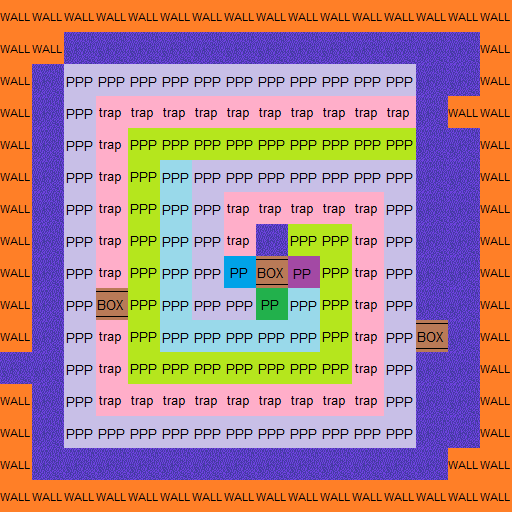

A level layout from a 2D game, rendered from its tile map. Below: a short description, then the map file with tile-grid data replaced by summaries:
An orthogonal 16x16 tile map with 32x32 px tiles, 3 tile layers (moquette, Calque de Tile 1, meta), 3 tilesets and 1 object (PlayerEntity).

<map version="1.0" orientation="orthogonal" width="16" height="16" tilewidth="32" tileheight="32" backgroundcolor="#000000">
 <tileset firstgid="1" name="min" tilewidth="32" tileheight="32">
  <image source="../tilesets/walls.png" width="256" height="192" />
 </tileset>
 <tileset firstgid="49" name="meta" tilewidth="32" tileheight="32">
  <image source="../tilesets/metaset2.png" width="128" height="96" />
  <tile id="0">
   <properties>
    <property name="type" value="wall" />
   </properties>
  </tile>
  <tile id="1">
   <properties>
    <property name="type" value="box" />
   </properties>
  </tile>
  <tile id="3">
   <properties>
    <property name="type" value="trap" />
   </properties>
  </tile>
  <tile id="4">
   <properties>
    <property name="type" value="pp1" />
   </properties>
  </tile>
  <tile id="5">
   <properties>
    <property name="type" value="pp2" />
   </properties>
  </tile>
  <tile id="6">
   <properties>
    <property name="type" value="pp3" />
   </properties>
  </tile>
  <tile id="8">
   <properties>
    <property name="type" value="ppp1" />
   </properties>
  </tile>
  <tile id="9">
   <properties>
    <property name="type" value="ppp2" />
   </properties>
  </tile>
  <tile id="10">
   <properties>
    <property name="type" value="ppp3" />
   </properties>
  </tile>
 </tileset>
 <tileset firstgid="61" name="moquette" tilewidth="32" tileheight="32">
  <image source="../tilesets/moquette.png" width="96" height="192" />
 </tileset>
 <layer name="moquette" width="16" height="16">
  <data>[256 cells, 256 non-empty, 1 distinct tile ids]</data>
 </layer>
 <layer name="Calque de Tile 1" width="16" height="16">
  <data>[256 cells, 62 non-empty, 14 distinct tile ids]</data>
 </layer>
 <layer name="meta" width="16" height="16">
  <data>[256 cells, 194 non-empty, 9 distinct tile ids]</data>
 </layer>
 <objectgroup color="#68bd17" name="Player" width="12" height="12">
  <object name="PlayerEntity" x="0" y="352" width="32" height="32">
   <properties>
    <property name="image" value="character" />
    <property name="spriteheight" value="32" />
    <property name="spritewidth" value="32" />
   </properties>
  </object>
 </objectgroup>
</map>